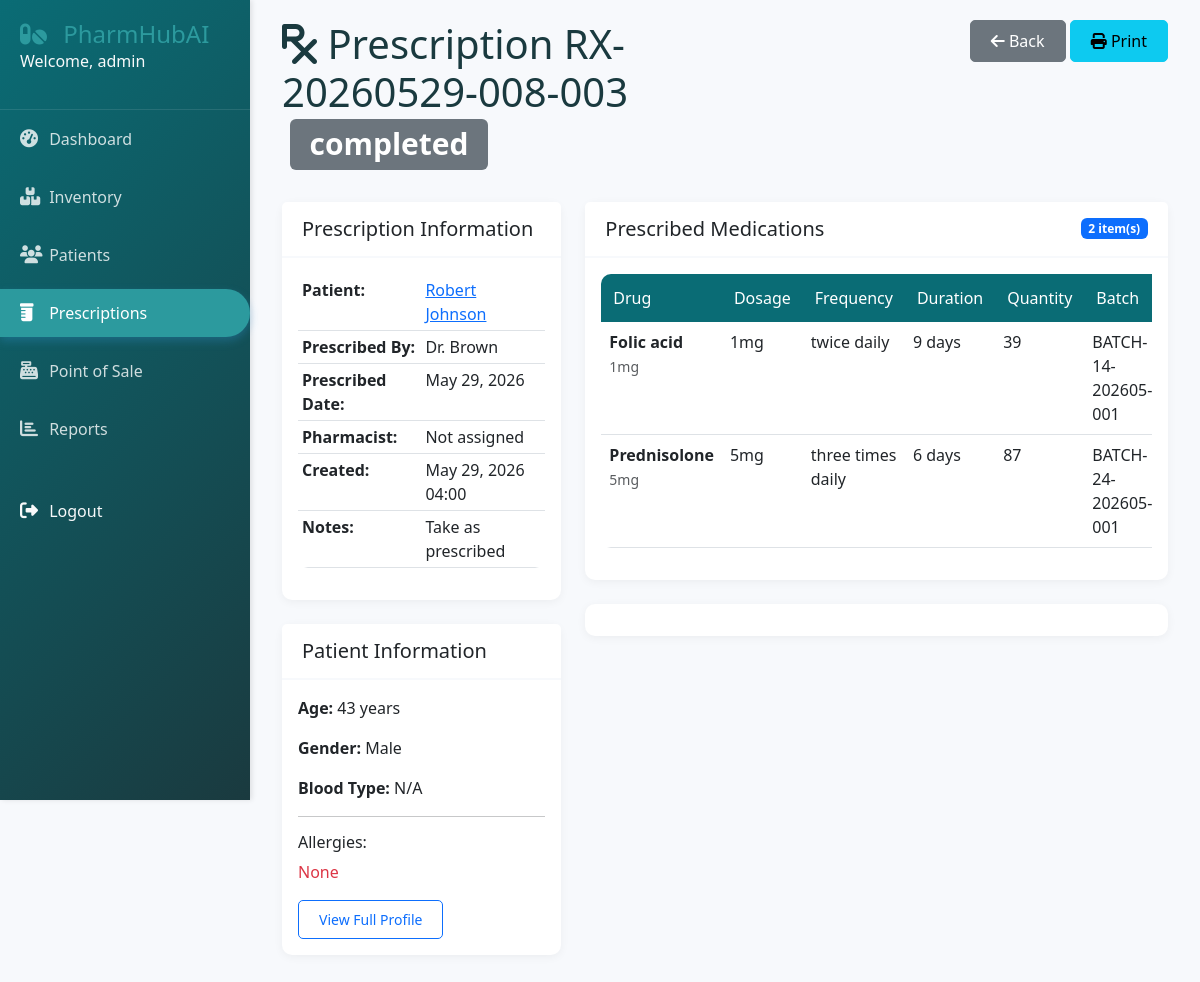
The app's page /prescriptions/7/ (signed in) with its own data.
### prescriptions/models.py (models this page shows, shortened)
class Prescription(models.Model):
    STATUS_CHOICES = (
        ('pending', 'Pending'),
        ('verified', 'Verified'),
        ('dispensed', 'Dispensed'),
        ('cancelled', 'Cancelled'),
        ('on_hold', 'On Hold'),
    )
    pharmacy = models.ForeignKey('accounts.Pharmacy', on_delete=models.CASCADE, null=True)
    prescription_number = models.CharField(max_length=50, unique=True)
    patient = models.ForeignKey(Patient, on_delete=models.CASCADE, related_name='prescriptions')
    prescribed_by = models.CharField(max_length=200)  # Doctor's name
    prescribed_date = models.DateField()
    pharmacist = models.ForeignKey(User, on_delete=models.SET_NULL, null=True, related_name='processed_prescriptions')
    status = models.CharField(max_length=20, choices=STATUS_CHOICES, default='pending')
    notes = models.TextField(blank=True)
    created_at = models.DateTimeField(auto_now_add=True)
    updated_at = models.DateTimeField(auto_now=True)
    class Meta:
        ordering = ['-created_at']

class PrescriptionItem(models.Model):
    prescription = models.ForeignKey(Prescription, on_delete=models.CASCADE, related_name='items')
    drug = models.ForeignKey(Drug, on_delete=models.CASCADE)
    batch = models.ForeignKey(Batch, on_delete=models.SET_NULL, null=True)
    dosage = models.CharField(max_length=100)  # e.g., "1 tablet"
    frequency = models.CharField(max_length=100)  # e.g., "twice daily"
    duration = models.CharField(max_length=50)  # e.g., "7 days"
    quantity = models.PositiveIntegerField()
    instructions = models.TextField(blank=True)
    substituted = models.BooleanField(default=False)

### patients/models.py (models this page shows, shortened)
class Patient(models.Model):
    BLOOD_TYPES = (
        ('A+', 'A+'), ('A-', 'A-'),
        ('B+', 'B+'), ('B-', 'B-'),
        ('AB+', 'AB+'), ('AB-', 'AB-'),
        ('O+', 'O+'), ('O-', 'O-'),
    )
    first_name = models.CharField(max_length=100)
    last_name = models.CharField(max_length=100)
    pharmacy = models.ForeignKey('accounts.Pharmacy', on_delete=models.CASCADE, null=True)
    date_of_birth = models.DateField()
    gender = models.CharField(max_length=10, choices=(('M', 'Male'), ('F', 'Female'), ('O', 'Other')))
    phone = models.CharField(max_length=15)
    email = models.EmailField(blank=True)
    address = models.TextField()
    blood_type = models.CharField(max_length=3, choices=BLOOD_TYPES, blank=True)
    allergies = models.TextField(blank=True, help_text="List all known allergies")
    chronic_conditions = models.TextField(blank=True, help_text="List all chronic conditions")
    current_medications = models.TextField(blank=True, help_text="List current medications")
    emergency_contact_name = models.CharField(max_length=200)
    emergency_contact_phone = models.CharField(max_length=15)
    created_by = models.ForeignKey(User, on_delete=models.SET_NULL, null=True)
    created_at = models.DateTimeField(auto_now_add=True)
    updated_at = models.DateTimeField(auto_now=True)
    class Meta:
        indexes = [
            models.Index(fields=['last_name', 'first_name']),
            models.Index(fields=['phone']),
        ]
    @property
    def age(self):
        today = date.today()
        return today.year - self.date_of_birth.year - (
            (today.month, today.day) < (self.date_of_birth.month, self.date_of_birth.day)
        )
    @property
    def full_name(self):
        return f"{self.first_name} {self.last_name}"

### inventory/models.py (models this page shows, shortened)
class Drug(models.Model):
    DRUG_FORMS = (
        ('tablet', 'Tablet'),
        ('capsule', 'Capsule'),
        ('liquid', 'Liquid'),
        ('injection', 'Injection'),
        ('cream', 'Cream'),
        ('ointment', 'Ointment'),
        ('inhaler', 'Inhaler'),
    )
    pharmacy = models.ForeignKey('accounts.Pharmacy', on_delete=models.CASCADE, null=True)
    name = models.CharField(max_length=200)
    generic_name = models.CharField(max_length=200)
    rxcui = models.CharField(max_length=20, unique=True, null=True, blank=True)
    form = models.CharField(max_length=20, choices=DRUG_FORMS)
    strength = models.CharField(max_length=50)  # e.g., "500mg"
    manufacturer = models.CharField(max_length=200)
    description = models.TextField(blank=True)
    requires_prescription = models.BooleanField(default=True)
    created_at = models.DateTimeField(auto_now_add=True)
    updated_at = models.DateTimeField(auto_now=True)
    class Meta:
        indexes = [
            models.Index(fields=['name']),
            models.Index(fields=['rxcui']),
        ]

class Batch(models.Model):
    pharmacy = models.ForeignKey('accounts.Pharmacy', on_delete=models.CASCADE, null=True)
    drug = models.ForeignKey(Drug, on_delete=models.CASCADE, related_name='batches')
    supplier = models.ForeignKey(Supplier, on_delete=models.SET_NULL, null=True)
    batch_number = models.CharField(max_length=100, unique=True)
    quantity = models.PositiveIntegerField(default=0)
    purchase_price = models.DecimalField(max_digits=10, decimal_places=2)
    selling_price = models.DecimalField(max_digits=10, decimal_places=2)
    manufacture_date = models.DateField()
    expiry_date = models.DateField()
    created_at = models.DateTimeField(auto_now_add=True)
    updated_at = models.DateTimeField(auto_now=True)
    class Meta:
        indexes = [
            models.Index(fields=['expiry_date']),
            models.Index(fields=['batch_number']),
        ]

### prescriptions/views.py (the view, shortened to what this page needs)
# urls.py: path('<int:pk>/', views.prescription_detail, name='detail'),
@login_required
def prescription_detail(request, pk):
    prescription = get_object_or_404(
        Prescription.objects.select_related('patient', 'pharmacist'),
        pk=pk
    )
    items = prescription.items.select_related('drug', 'batch').all()
    interactions = prescription.interaction_logs.all()
    stock_available = True
    stock_details = []
    for item in items:
        if not item.batch:
            available_batch = Batch.objects.filter(
                drug=item.drug,
                quantity__gte=item.quantity,
                expiry_date__gt=timezone.now().date()
            ).first()
            if available_batch:
                stock_details.append({
                    'drug': item.drug.name,
                    'status': 'available',
                    'batch': available_batch.batch_number,
                    'available': available_batch.quantity
                })
            else:
                stock_available = False
                stock_details.append({
                    'drug': item.drug.name,
                    'status': 'out_of_stock',
                    'message': 'No batch available'
                })
        else:
            stock_details.append({
                'drug': item.drug.name,
                'status': 'ok',
                'batch': item.batch.batch_number,
                'available': item.batch.quantity
            })
    context = {
        'prescription': prescription,
        'items': items,
        'interactions': interactions,
        'stock_available': stock_available,
        'stock_details': stock_details,
        'can_dispense': prescription.status == 'verified' and stock_available,
        'can_verify': prescription.status == 'pending' and not interactions.filter(severity='high', overridden_by__isnull=True).exists()
    }
    return render(request, 'prescriptions/detail.html', context)

### templates/prescriptions/detail.html (shortened to what this page needs)
{% extends 'base.html' %}
{% block content %}
<div class="container-fluid">
    <div class="row mb-4">
        <div class="col">
            <h1>
                <i class="fas fa-prescription"></i> Prescription {{ prescription.prescription_number }}
                <span class="badge {% if prescription.status == 'dispensed' %}bg-success{% elif prescription.status == 'pending' %}bg-warning{% elif prescription.status == 'verified' %}bg-info{% elif prescription.status == 'cancelled' %}bg-danger{% else %}bg-secondary{% endif %} ms-2">
                    {{ prescription.get_status_display }}
                </span>
            </h1>
        </div>
        <div class="col text-end">
            <a href="/prescriptions/" class="btn btn-secondary">
                <i class="fas fa-arrow-left"></i> Back
            </a>
            <a href="/prescriptions/{{ prescription.id }}/print/" class="btn btn-info" target="_blank">
                <i class="fas fa-print"></i> Print
            </a>
        </div>
    </div>
    <div class="row">
        <div class="col-md-4">
            <div class="card mb-4">
                <div class="card-header">
                    <h5 class="mb-0">Prescription Information</h5>
                </div>
                <div class="card-body">
                    <table class="table table-sm">
                        <tr>
                            <th>Patient:</th>
                            <td>
                                <a href="/patients/{{ prescription.patient.id }}/">
                                    {{ prescription.patient.full_name }}
                                </a>
                            </td>
                        </tr>
                        <tr>
                            <th>Prescribed By:</th>
                            <td>{{ prescription.prescribed_by }}</td>
                        </tr>
                        <tr>
                            <th>Prescribed Date:</th>
                            <td>{{ prescription.prescribed_date|date:"M d, Y" }}</td>
                        </tr>
                        <tr>
                            <th>Pharmacist:</th>
                            <td>{{ prescription.pharmacist.get_full_name|default:"Not assigned" }}</td>
                        </tr>
                        <tr>
                            <th>Created:</th>
                            <td>{{ prescription.created_at|date:"M d, Y H:i" }}</td>
                        </tr>
                        {% if prescription.notes %}
                        <tr>
                            <th>Notes:</th>
                            <td>{{ prescription.notes|linebreaksbr }}</td>
                        </tr>
                        {% endif %}
                    </table>
                </div>
            </div>
            <div class="card mb-4">
                <div class="card-header">
                    <h5 class="mb-0">Patient Information</h5>
                </div>
                <div class="card-body">
                    <p><strong>Age:</strong> {{ prescription.patient.age }} years</p>
                    <p><strong>Gender:</strong> {{ prescription.patient.get_gender_display }}</p>
                    <p><strong>Blood Type:</strong> {{ prescription.patient.blood_type|default:"N/A" }}</p>
                    {% if prescription.patient.allergies %}
                    <hr>
                    <h6>Allergies:</h6>
                    <p class="text-danger">{{ prescription.patient.allergies }}</p>
                    {% endif %}
                    <a href="/patients/{{ prescription.patient.id }}/" class="btn btn-sm btn-outline-primary">
                        View Full Profile
                    </a>
                </div>
            </div>
        </div>
        <div class="col-md-8">
            <div class="card mb-4">
                <div class="card-header d-flex justify-content-between align-items-center">
                    <h5 class="mb-0">Prescribed Medications</h5>
                    <span class="badge bg-primary">{{ items.count }} item(s)</span>
                </div>
                <div class="card-body">
                    <div class="table-responsive">
                        <table class="table">
                            <thead>
                                <tr>
                                    <th>Drug</th>
                                    <th>Dosage</th>
                                    <th>Frequency</th>
                                    <th>Duration</th>
                                    <th>Quantity</th>
                                    <th>Batch</th>
                                </tr>
                            </thead>
                            <tbody>
                                {% for item in items %}
                                <tr>
                                    <td>
                                        <strong>{{ item.drug.name }}</strong><br>
                                        <small class="text-muted">{{ item.drug.strength }}</small>
                                    </td>
                                    <td>{{ item.dosage }}</td>
                                    <td>{{ item.frequency }}</td>
                                    <td>{{ item.duration }}</td>
                                    <td>{{ item.quantity }}</td>
                                    <td>
                                        {% if item.batch %}
                                            {{ item.batch.batch_number }}
                                        {% else %}
                                            <span class="text-warning">Not assigned</span>
                                        {% endif %}
                                    </td>
                                </tr>
                                {% endfor %}
                            </tbody>
                        </table>
                    </div>
                </div>
            </div>
            <div class="card">
                <div class="card-body">
                </div>
            </div>
        </div>
    </div>
</div>
{% endblock %}

### templates/base.html (shortened to what this page needs)
<!DOCTYPE html>
<html lang="en">
<head>
    <link href="https://cdn.jsdelivr.net/npm/bootstrap@5.3.0-alpha1/dist/css/bootstrap.min.css" rel="stylesheet">
    <link rel="stylesheet" href="https://cdnjs.cloudflare.com/ajax/libs/font-awesome/6.4.0/css/all.min.css">
    {% load static %}
    <link rel="stylesheet" href="{% static 'css/style.css' %}">
</head>
<body>
    {% if user.is_authenticated %}
    <div class="sidebar">
        <div class="sidebar-header">
            <a style="text-decoration: none; color: #2c9a9e;" href="{%url 'accounts:landing_page'%}"><h3><i class="fas fa-pills"></i> PharmHubAI</h3></a>
            <p class="text-light">Welcome, {{ user.get_full_name|default:user.username }}</p>
        </div>
        <ul class="nav flex-column">
            <li class="nav-item">
                <a class="nav-link {% if request.path == '/dashboard' %}active{% endif %}" href="/dashboard/">
                    <i class="fas fa-tachometer-alt"></i> Dashboard
                </a>
            </li>
            <li class="nav-item">
                <a class="nav-link {% if '/inventory' in request.path %}active{% endif %}" href="/inventory/">
                    <i class="fas fa-boxes"></i> Inventory
                </a>
            </li>
            <li class="nav-item">
                <a class="nav-link {% if '/patients' in request.path %}active{% endif %}" href="/patients/">
                    <i class="fas fa-users"></i> Patients
                </a>
            </li>
            <li class="nav-item">
                <a class="nav-link {% if '/prescriptions' in request.path %}active{% endif %}" href="/prescriptions/">
                    <i class="fas fa-prescription-bottle"></i> Prescriptions
                </a>
            </li>
            <li class="nav-item">
                <a class="nav-link {% if '/sales' in request.path %}active{% endif %}" href="/sales/pos/">
                    <i class="fas fa-cash-register"></i> Point of Sale
                </a>
            </li>
            <li class="nav-item">
                <a class="nav-link {% if '/reports' in request.path %}active{% endif %}" href="/reports/">
                    <i class="fas fa-chart-bar"></i> Reports
                </a>
            </li>
            <li class="nav-item mt-4">
                <a class="nav-link text-light" href="/logout/">
                    <i class="fas fa-sign-out-alt"></i> Logout
                </a>
            </li>
        </ul>
    </div>
    {% endif %}
    <div class="main-content">
        {% block content %}{% endblock %}
    </div>
</body>
</html>

### records on screen
Prescription: prescription_number "RX-20260529-008-003", status "completed", patient.full_name "Robert Johnson", prescribed_by "Dr. Brown", prescribed_date "May 29, 2026", pharmacist.get_full_name "Not assigned", created_at "May 29, 2026 04:00", notes "Take as prescribed", patient.age "43", patient.gender "Male", patient.blood_type "N/A", patient.allergies "None"
PrescriptionItem: drug.name "Folic acid", drug.strength "1mg", dosage "1mg", frequency "twice daily", duration "9 days", quantity "39", batch.batch_number "BATCH-14-202605-001"
PrescriptionItem: drug.name "Prednisolone", drug.strength "5mg", dosage "5mg", frequency "three times daily", duration "6 days", quantity "87", batch.batch_number "BATCH-24-202605-001"

### other values on screen
{{ user.get_full_name|default:user.username }} "admin"
{{ items.count }} "2"
